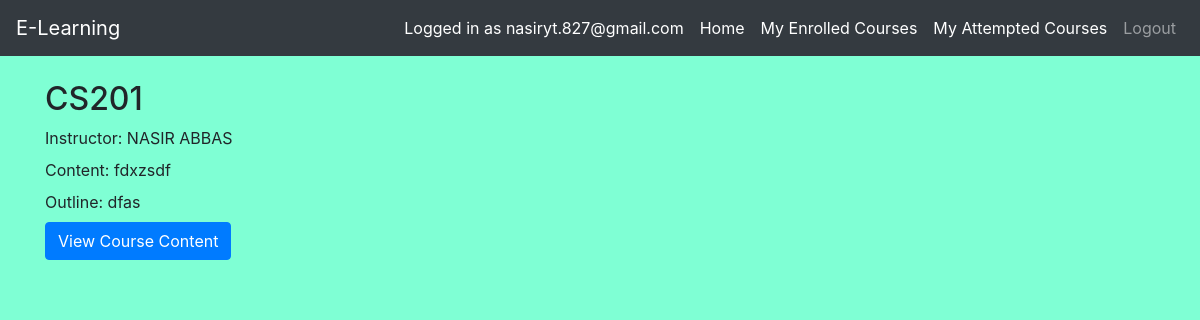
/course_details.php?id=1 (signed in), run on the app's committed database.
### tables this page shows
CREATE TABLE `courses` (
  `Course_ID` int(11) NOT NULL,
  `Course_Title` varchar(255) NOT NULL,
  `Course_Instructor` varchar(255) NOT NULL,
  `Course_Content` text NOT NULL,
  `Course_Outline` text NOT NULL,
  `Course_Price` decimal(10,2) NOT NULL,
  `Start_Date` date DEFAULT NULL,
  `End_Date` date DEFAULT NULL
);

### course_details.php (the view, shortened to what this page needs)
<?php
include 'config.php';
$email = $_SESSION["email"];
$user_query = "SELECT id FROM Users WHERE Email = '$email'";
$result = mysqli_query($conn, $user_query);
function fetchCourseDetails($conn, $course_id) {
    $query = "SELECT * FROM Courses WHERE Course_ID = $course_id";
    $result = mysqli_query($conn, $query);
    return mysqli_fetch_assoc($result);
}
if (isset($_GET['id'])) {
    $course_id = $_GET['id'];
    $course_details = fetchCourseDetails($conn, $course_id);
}
?>
<!DOCTYPE html>
<html>
<head>
    <link rel="stylesheet" href="https://stackpath.bootstrapcdn.com/bootstrap/4.5.2/css/bootstrap.min.css">
</head>
<body>
    <?php include('navbar.php'); ?>
    <div class="container mt-4">
        <?php if (isset($course_details)) : ?>
            <h2><?php echo $course_details['Course_Title']; ?></h2>
            <p class="mb-2">Instructor: <?php echo $course_details['Course_Instructor']; ?></p>
            <p class="mb-2">Content: <?php echo $course_details['Course_Content']; ?></p>
            <p class="mb-2">Outline: <?php echo $course_details['Course_Outline']; ?></p>
            <p><a class="btn btn-primary" href="enrolled_courses.php?course_id=<?php echo $course_details['Course_ID']; ?>">View Course Content</a></p>
        <?php else : ?>
            <p>No course details available.</p>
        <?php endif; ?>
    </div>
</body>
</html>

### course_details.php (style rules this page uses)
body { background-color: aquamarine; }

### data on the page
courses: Course_Title "CS201", Course_Instructor "NASIR ABBAS", Course_Content "fdxzsdf", Course_Outline "dfas"

### other printed values
$_SESSION["email"] "nasiryt.827@gmail.com"
